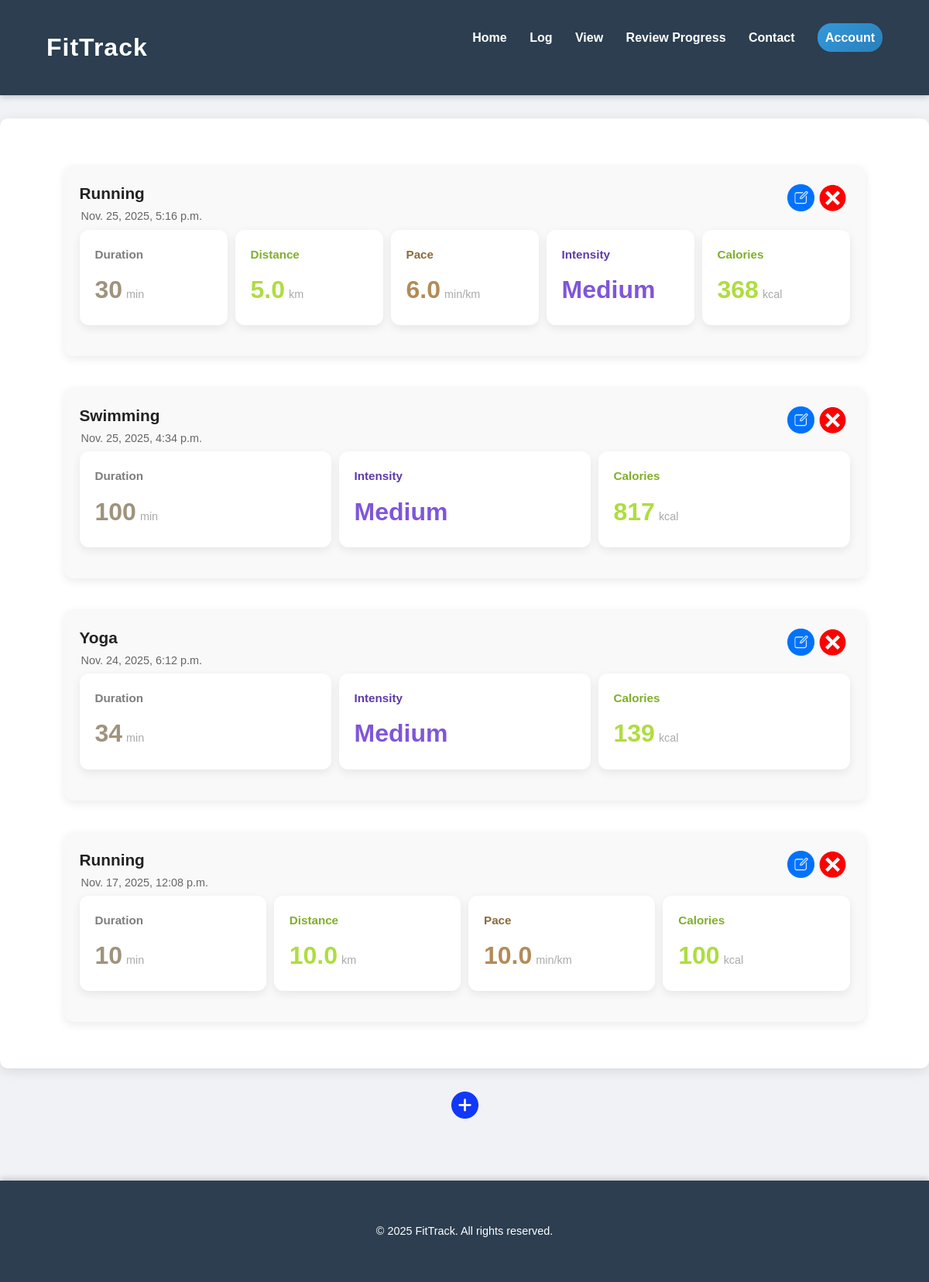
Screenshot of /workout/list/ (signed in) with the database file from the repository.
### workouts/models.py (models this page shows, shortened)
class Workout(models.Model):
    INTENSITY_BASED_TYPES = [
        "Rowing",
        "Swimming",
        "Hiking",
        "Yoga",
        "Pilates",
        "HIIT",
        "Strength Training",
    ]
    DISTANCE_BASED_TYPES = [
        "Running",
        "Walking",
        "Cycling",
    ]
    user = models.ForeignKey(
        User,
        on_delete=models.CASCADE,
        related_name="workout",
        help_text="The user who logged this workout.",
    )
    date = models.DateTimeField(
        default=timezone.now, help_text="Date and time the workout was logged."
    )
    workout_type = models.CharField(
        max_length=50, help_text="e.g., Running, Walking, Cycling."
    )
    duration = models.IntegerField(help_text="Duration of the workout in minutes.")
    distance = models.FloatField(
        null=True, blank=True, help_text="Total distance covered in kilometers."
    )
    pace = models.FloatField(
        null=True, blank=True, help_text="Average pace for the workout."
    )
    intensity = models.CharField(
        max_length=20,
        null=True,
        blank=True,
        help_text="Perceived intensity (Low, Medium or High).",
    )
    calories = models.FloatField(
        help_text="Estimated calories burned during the workout."
    )
    class Meta:
        db_table = "workout"
        ordering = ["-date"]

### workouts/views.py (the view)
# urls.py: path("list/", WorkoutListView.as_view(), name="workouts-list"),
class WorkoutListView(LoginRequiredMixin, ListView):
    model = Workout
    context_object_name = "workouts"
    ordering = ["-date"]
    def get_queryset(self):
        queryset = super().get_queryset()
        return queryset.filter(
            user=self.request.user
        )  # Filter the queryset to only include objects created by the current user

### workouts/templates/workouts/workout_list.html (shortened to what this page needs)
{% extends "base.html" %}
{% block main %}
<section class="section">
  {% for workout in workouts %}
  <a href="{% url 'workout-detail' workout.pk %}" class="list-item-link">
    <div class="container">
      <div class="list-item">
        <div class="list-item-header">
          <span class="list-item-name">{{ workout.workout_type|capfirst }}</span>
          <span class="list-item-date">{{ workout.date }}</span>
          <div class="actions">
            <a href="{% url 'workout-update' workout.pk %}" class="editBtnWrk">
                <img
                src="/static/images/edit.png"
                alt="Edit information Icon"
                />
            </a>
            <img
              src="/static/images/delete.png"
              alt="Delete Workout Icon"
              class="deleteBtn"
              data-workout-id="{{ workout.pk }}"
              data-workout-name="{{ workout.workout_type|capfirst }}"
            />
          </div>
        </div>
        <div class="nutrition-summary">
          <div class="stats-grid-meal">
            <div class="stat-box amount-colour">
              <p>Duration</p>
              <div class="data">
                <span class="stat-value">{{ workout.duration }}</span>
                <span class="unit">min</span>
              </div>
            </div>
            {% if workout.distance %}
            <div class="stat-box fat-colour">
              <p>Distance</p>
              <div class="data">
                <span class="stat-value">{{ workout.distance|floatformat:1 }}</span>
                <span class="unit">km</span>
              </div>
            </div>
            {% endif %}
            {% if workout.pace %}
            <div class="stat-box carbs-colour">
              <p>Pace</p>
              <div class="data">
                <span class="stat-value">{{ workout.pace|floatformat:1 }}</span>
                <span class="unit">min/km</span>
              </div>
            </div>
            {% endif %}
            {% if workout.intensity %}
            <div class="stat-box micronutrients-colour">
              <p>Intensity</p>
              <div class="data">
                <span class="stat-value">{{ workout.intensity|capfirst }}</span>
              </div>
            </div>
            {% endif %}
            <div class="stat-box fat-colour">
              <p>Calories</p>
              <div class="data">
                <span class="stat-value">{{ workout.calories|floatformat:0 }}</span>
                <span class="unit">kcal</span>
              </div>
            </div>
          </div>
        </div>
      </div>
    </div>
  </a>
  {% endfor %}
</section>
 <div class="detail-navigation">
  <a href="{% url 'log-workout'%}">
    <img src="/static/images/add.png" alt="Add icon" />
  </a>
</div>
{% endblock %}

### static/css/style.css (style rules this page uses)
body { font-family: "Arial", sans-serif; margin: 0; padding: 0; box-sizing: border-box; background-color: #f0f2f5; color: #333; line-height: 1.6; }
.container { width: 90%; max-width: 1200px; margin: 0 auto; padding: 20px 0; }
.section { background-color: #fff; margin-bottom: 30px; padding: 40px 25px; border-radius: 10px; box-shadow: 0 4px 15px rgba(0, 0, 0, 0.1); }
.stats-grid-meal { display: grid; grid-template-columns: repeat(auto-fit, minmax(100px, 1fr)); gap: 10px; margin-bottom: 20px; }
.stat-box { background-color: #ffffff; padding: 20px; border-radius: 12px; box-shadow: 0 4px 12px rgba(0, 0, 0, 0.08); transition: transform 0.2s ease-in-out; display: flex; flex-direction: column; justify-content: space-between; }
.stat-box p { margin: 0 0 8px 0; font-size: 0.95em; font-weight: 500; }
.stat-box .stat-value { font-size: 2em; font-weight: 600; display: block; }
.fat-colour p { color: #7faf2a; font-weight: bolder; }
.fat-colour .stat-value { color: #aedd3f; }
.carbs-colour p { color: #8b6b3b; font-weight: bolder; }
.carbs-colour .stat-value { color: #b38b57; }
.micronutrients-colour p { color: #5e3aa8; font-weight: bolder; }
.micronutrients-colour .stat-value { color: #7f56d9; }
.amount-colour p { color: #7d7d7d; font-weight: bolder; }
.amount-colour .stat-value { color: #a0937d; }
.data { display: flex; }
.unit { font-size: 0.9em; color: #aaaaaa; margin-left: 5px; margin-top: 20px; }
.list-item { background-color: #f9f9f9; padding: 20px; border-radius: 12px; box-shadow: 0 4px 12px rgba(0, 0, 0, 0.08); transition: transform 0.2s ease-in-out; display: flex; flex-direction: column; justify-content: space-between; }
.list-item-link { text-decoration: none; color: inherit; display: block; }
.list-item-header { position: relative; padding-right: 80px; }
.list-item-name { display: block; font-size: 1.3rem; font-weight: 600; color: #222; }
.list-item-date { display: block; font-size: 0.9rem; color: #666; margin: 2px; margin-bottom: 5px; }
.actions { position: absolute; top: 5px; right: 5px; display: flex; gap: 6px; }
.actions img { width: 35px; height: 35px; border-radius: 6px; cursor: pointer; }
.detail-navigation { display: flex; align-items: center; width: 100%; margin-bottom: 10px; gap: 20px; align-items: center; justify-content: center; }
.detail-navigation a { text-decoration: none; color: inherit; }
.detail-navigation a, .detail-navigation span { font-size: 2rem; font-weight: bold; line-height: 1; transition: opacity 0.3s ease, font-weight 0.3s ease; }
.detail-navigation img { width: 35px; height: 35px; display: block; }

### rows the page displays
Workout: workout_type "Running", date "Nov. 25, 2025, 5:16 p.m.", duration "30", distance "5.0", pace "6.0", intensity "Medium", calories "368"
Workout: workout_type "Swimming", date "Nov. 25, 2025, 4:34 p.m.", duration "100", intensity "Medium", calories "817"
Workout: workout_type "Yoga", date "Nov. 24, 2025, 6:12 p.m.", duration "34", intensity "Medium", calories "139"
Workout: workout_type "Running", date "Nov. 17, 2025, 12:08 p.m.", duration "10", distance "10.0", pace "10.0", calories "100"
